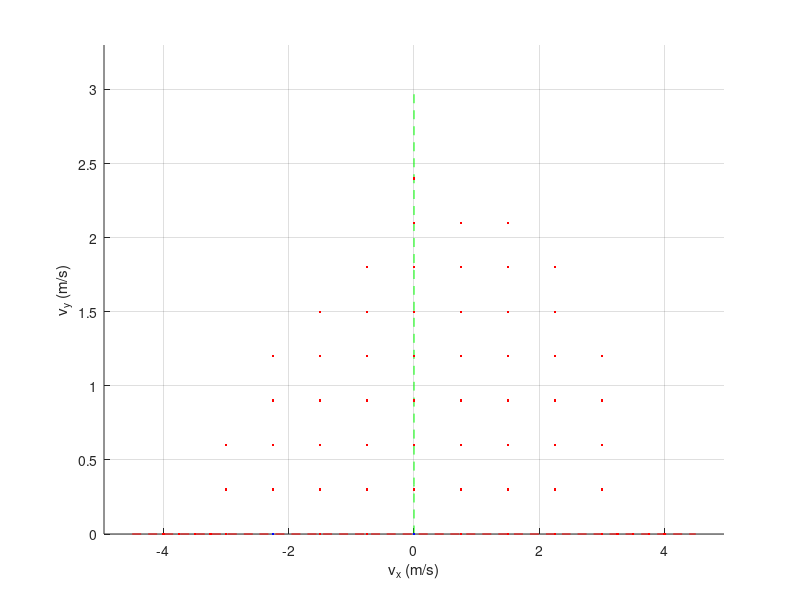

This chart was generated by the following MATLAB code: (Note: this script raises an error after producing the figure.)
clear; clc;

%% 3D velocity command sweep
N_s = 192; % velocity command samples

vx_max = 4.5; % 4,5
vy_max = 3.0; % 3.5
omega_max = 8.0; % 7.5

gen_cmpc_commands = false;
save_cmd_sweep = true;

%% command sampling

if gen_cmpc_commands
    disp("Generating commands for cMPC sweep...")
    vx_ls = linspace(-vx_max, vx_max, 13); % uniform grid
    vy_ls = linspace(0, vy_max, 11);
    wz_ls = linspace(0, omega_max, 9);
    [vx_grid, vy_grid, wz_grid] = meshgrid(vx_ls, vy_ls, wz_ls);
    cmd_sweep = [vx_grid(:) vy_grid(:) wz_grid(:)];
else
%     cmd_sweep = zeros(1, 3);
    disp("Generating commands for BO from cMPC sweep...")
    load("cmpc_data.mat")
    N_success = length(cmpc_data.success(:,1));
    cmd_sweep = zeros(N_s, 3);
    cmd_sweep(1:N_success,:) = cmpc_data.success(:,1:3);
    sampled_failures = zeros(N_s-N_success, 3);
    cmd_sweep(N_success+1:end, :) = cmpc_data.fail_sorted(1:(N_s-N_success), 1:3);
    
    manual_cmds = [[3.25:.25:4.0]' zeros(4,2)];
    cmd_sweep = [cmd_sweep; manual_cmds; -manual_cmds];
end

%% plot sampled commands

figure;
hold on; grid on;
xlabel('v_x (m/s)'); ylabel('v_y (m/s)'); zlabel('\omega_z (rad/s)')
axis([-vx_max*1.1, vx_max*1.1, 0, vy_max*1.1, 0, omega_max*1.1])
plot3(linspace(-vx_max, vx_max, 10),zeros(1, 10),zeros(1, 10),'r--')
plot3(zeros(1, 10),linspace(-vy_max, vy_max, 10),zeros(1, 10),'g--')
plot3(zeros(1, 10), zeros(1, 10),linspace(-omega_max, omega_max, 10),'b--')

if gen_cmpc_commands
    plot3(cmd_sweep(:,1), cmd_sweep(:,2), cmd_sweep(:,3), 'k.')
else
    plot3(cmd_sweep(1:N_success,1), cmd_sweep(1:N_success,2), cmd_sweep(1:N_success,3), 'b.')
    plot3(cmd_sweep(N_success+1:end,1), cmd_sweep(N_success+1:end,2), cmd_sweep(N_success+1:end,3), 'r.')
end

%% save 3D command sweep
if save_cmd_sweep
    writematrix(cmd_sweep, 'cmd_sweep.csv');
end






















%% other sampling options
% for i = 1:N_s % Gaussian sampling
%     vx_samp = vx_max/3 * randn(1, 1);
%     vy_samp = vy_max/3 * randn(1, 1);
%     wz_samp = omega_max/3 * randn(1, 1);
%     cmd_sweep(i,:) = [vx_samp, vy_samp, wz_samp];
% end
% for i = 1:N_s % Uniform sampling
%     vx_samp = 2.*vx_max*(rand - 0.5);
%     vy_samp = 2.*vy_max*(rand - 0.5);
%     wz_samp = 2.*omega_max*(rand - 0.5);
%     vy_samp = vy_max*rand;
%     wz_samp = omega_max*rand;
%     cmd_sweep(i,:) = [vx_samp, vy_samp, wz_samp];
% end

%% 2D velocity command slice
% N_s = 200; 
% vx_vy_sweep = zeros(N_s, 3);
% vx_wz_sweep = zeros(N_s, 3);
% vy_wz_sweep = zeros(N_s, 3);
% 
% for i = 1:N_s
%     vx_samp = vx_max/2 * randn(1, 1);
%     vy_samp = vy_max/2 * randn(1, 1);
%     wz_samp = omega_max/2 * randn(1, 1);
%     vx_vy_sweep(i,:) = [vx_samp, vy_samp, 0];
%     vx_wz_sweep(i,:) = [vx_samp, 0, wz_samp];
%     vy_wz_sweep(i,:) = [0, vy_samp, wz_samp];
% end
% 
% f = figure; f.Position = [500 100 2500 750];
% subplot(1,3,1); hold on; grid on; axis equal;
% xlabel('v_x (m/s)'); ylabel('v_y (m/s)')
% xline(0); yline(0);
% plot(vx_vy_sweep(:,1), vx_vy_sweep(:,2), 'bo')
% 
% subplot(1,3,2); hold on; grid on; axis equal;
% xlabel('v_x (m/s)'); ylabel('\omega_z (rad/s)')
% xline(0); yline(0);
% plot(vx_wz_sweep(:,1), vx_wz_sweep(:,3), 'bo')
% 
% subplot(1,3,3); hold on; grid on; axis equal;
% xlabel('v_y (m/s)'); ylabel('\omega_z (rad/s)')
% xline(0); yline(0);
% plot(vy_wz_sweep(:,2), vy_wz_sweep(:,3), 'bo')
% 
% SAVE_CMD_SLICE = false;
% if SAVE_CMD_SLICE
%     writematrix(vx_vy_sweep, 'vx_vy_sweep.csv');
%     writematrix(vx_wz_sweep, 'vx_wz_sweep.csv');
%     writematrix(vy_wz_sweep, 'vy_wz_sweep.csv');
% end
